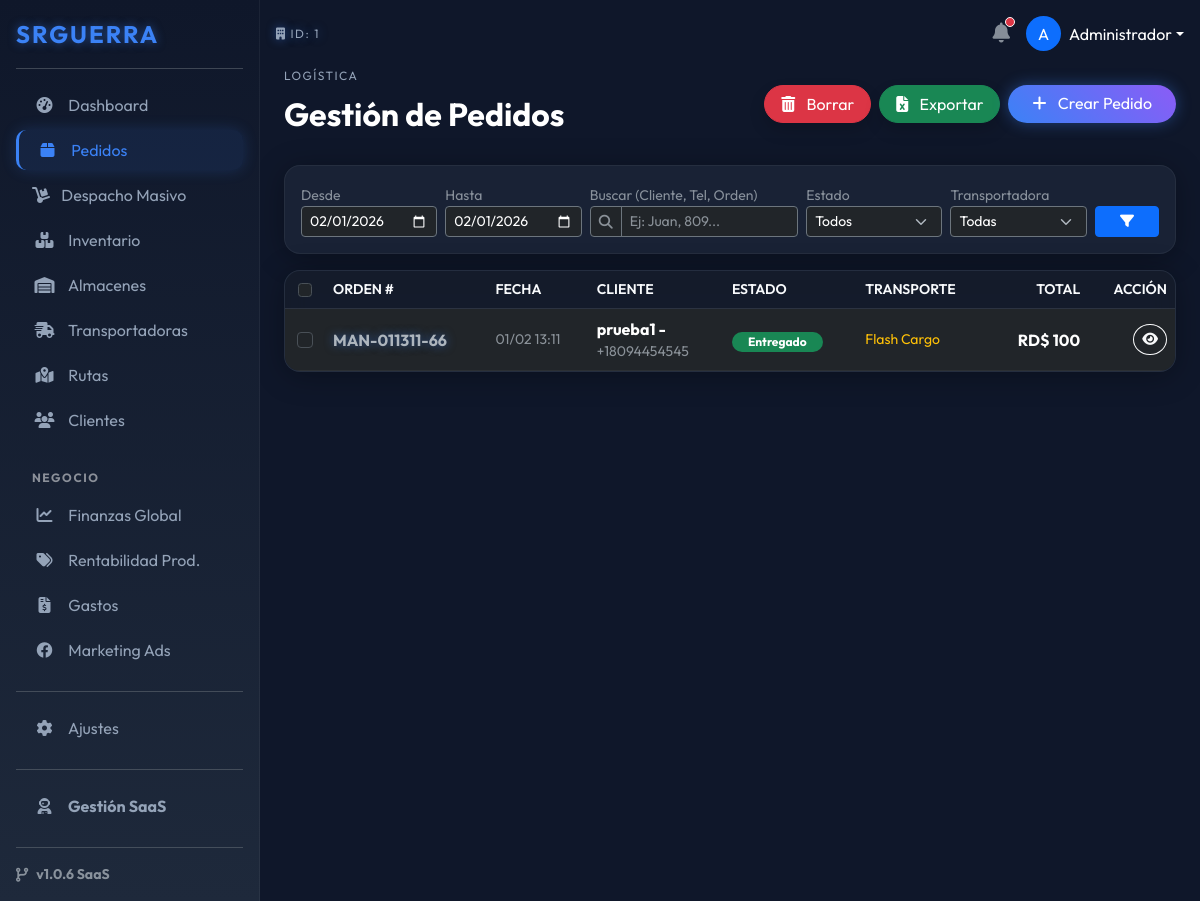
/index.php?ruta=pedidos&f_ini=2026-02-01&f_fin=2026-02-01 (signed in), run on the app's committed database.
### tables this page shows
CREATE TABLE `pedidos` (
  `id` int(11) NOT NULL,
  `empresa_id` int(11) NOT NULL,
  `cliente_id` int(11) NOT NULL,
  `transportadora_id` int(11) DEFAULT NULL,
  `almacen_id` int(11) DEFAULT NULL,
  `shopify_order_id` bigint(20) DEFAULT NULL,
  `origen` varchar(50) DEFAULT 'Manual',
  `numero_orden` varchar(50) NOT NULL,
  `estado_interno` enum('Nuevo','Confirmado','En Ruta','Entregado','Devuelto','Cancelado') DEFAULT 'Nuevo',
  `total_venta` decimal(10,2) NOT NULL,
  `costo_envio_real` decimal(10,2) DEFAULT 0.00,
  `costo_empaque_real` decimal(10,2) DEFAULT 0.00,
  `notas_internas` text DEFAULT NULL,
  `motivo_rechazo` text DEFAULT NULL,
  `guia_transporte` varchar(100) DEFAULT NULL,
  `fecha_creacion` datetime DEFAULT current_timestamp(),
  `fecha_entrega` datetime DEFAULT NULL,
  `fecha_actualizacion` datetime DEFAULT NULL
);

CREATE TABLE `clientes` (
  `id` int(11) NOT NULL,
  `empresa_id` int(11) NOT NULL,
  `nombre` varchar(150) NOT NULL,
  `telefono` varchar(50) NOT NULL,
  `email` varchar(150) DEFAULT NULL,
  `provincia` varchar(100) DEFAULT NULL,
  `ciudad` varchar(100) DEFAULT NULL,
  `direccion` text DEFAULT NULL,
  `shopify_customer_id` bigint(20) DEFAULT NULL
);

CREATE TABLE `transportadoras` (
  `id` int(11) NOT NULL,
  `empresa_id` int(11) NOT NULL,
  `nombre` varchar(100) NOT NULL,
  `codigo_acceso` varchar(50) DEFAULT NULL,
  `pin_acceso` varchar(255) DEFAULT NULL,
  `costo_envio_fijo` decimal(10,2) DEFAULT 0.00,
  `activo` tinyint(1) DEFAULT 1
);

### modules/pedidos/index.php (the view, shortened to what this page needs)
<?php
$empresa_id = $_SESSION['empresa_id'];
$fecha_inicio = isset($_GET['f_ini']) ? $_GET['f_ini'] : date('Y-m-01');
$fecha_fin    = isset($_GET['f_fin']) ? $_GET['f_fin'] : date('Y-m-t');
$busqueda      = isset($_GET['q']) ? trim($_GET['q']) : '';
$sql_f_ini = $fecha_inicio . " 00:00:00";
$sql_f_fin = $fecha_fin . " 23:59:59";
$pagina = isset($_GET['p']) ? (int)$_GET['p'] : 1;
$limite = 50;
$inicio = ($pagina - 1) * $limite;
$sql = "SELECT SQL_CALC_FOUND_ROWS p.*,
               c.nombre as cliente_nombre,
               c.telefono as cliente_telefono,
               t.nombre as transporte_nombre,
               a.nombre as almacen_nombre
        FROM pedidos p
        LEFT JOIN clientes c ON p.cliente_id = c.id
        LEFT JOIN transportadoras t ON p.transportadora_id = t.id
        LEFT JOIN almacenes a ON p.almacen_id = a.id
        WHERE p.empresa_id = ?
        AND p.fecha_creacion BETWEEN ? AND ?";
$params = [$empresa_id, $sql_f_ini, $sql_f_fin];
$sql .= " ORDER BY p.fecha_creacion DESC LIMIT $inicio, $limite";
$stmt = $pdo->prepare($sql);
$stmt->execute($params);
$pedidos = $stmt->fetchAll();
?>
<div class="d-flex justify-content-between align-items-center mb-4">
    <div>
        <span class="h-label">LOGÍSTICA</span>
        <h2 class="fw-bold text-white">Gestión de Pedidos</h2>
    </div>
    <div class="d-flex gap-2">
        <button type="button" onclick="submitAccion('eliminar')" class="btn btn-danger rounded-pill px-3 shadow">
            <i class="fas fa-trash-alt me-2"></i> Borrar
        </button>
        <button type="button" onclick="submitAccion('exportar')" class="btn btn-success rounded-pill px-3 shadow">
            <i class="fas fa-file-excel me-2"></i> Exportar
        </button>
        <a href="index.php?ruta=pedidos/nuevo" class="btn btn-primary rounded-pill px-4 btn-glow">
            <i class="fas fa-plus me-2"></i> Crear Pedido
        </a>
    </div>
</div>
<div class="card-glass p-3 mb-3">
    <form action="index.php" method="GET" class="row g-2 align-items-end">
        <div class="col-md-2">
            <label class="small text-muted">Desde</label>
            <input type="date" name="f_ini" value="<?php echo $fecha_inicio; ?>" class="form-control form-control-sm bg-dark text-white border-secondary">
        </div>
        <div class="col-md-2">
            <label class="small text-muted">Hasta</label>
            <input type="date" name="f_fin" value="<?php echo $fecha_fin; ?>" class="form-control form-control-sm bg-dark text-white border-secondary">
        </div>
        <div class="col-md-3">
            <label class="small text-muted">Buscar (Cliente, Tel, Orden)</label>
            <div class="input-group input-group-sm">
                <span class="input-group-text bg-dark border-secondary text-muted"><i class="fas fa-search"></i></span>
                <input type="text" name="q" value="<?php echo $busqueda; ?>" class="form-control bg-dark text-white border-secondary" placeholder="Ej: Juan, 809...">
            </div>
        </div>
        <div class="col-md-2">
            <label class="small text-muted">Estado</label>
            <select name="estado" class="form-select form-select-sm bg-dark text-white border-secondary">
                <option value="">Todos</option>
            </select>
        </div>
        <div class="col-md-2">
            <label class="small text-muted">Transportadora</label>
            <select name="transporte" class="form-select form-select-sm bg-dark text-white border-secondary">
                <option value="0">Todas</option>
            </select>
        </div>
        <div class="col-md-1">
            <button class="btn btn-sm btn-primary w-100"><i class="fas fa-filter"></i></button>
        </div>
    </form>
</div>
<form id="formMaestro" method="POST">
    <div class="card-glass p-0 overflow-hidden">
        <div class="table-responsive">
            <table class="table table-dark-custom align-middle mb-0">
                <thead>
                    <tr class="text-uppercase small text-muted">
                        <th style="width: 40px;" class="text-center">
                            <input type="checkbox" class="form-check-input" id="checkAll" onclick="toggleAll(this)">
                        </th>
                        <th>Orden #</th>
                        <th>Fecha</th>
                        <th>Cliente</th>
                        <th>Estado</th>
                        <th>Transporte</th>
                        <th class="text-end">Total</th>
                        <th class="text-end">Acción</th>
                    </tr>
                </thead>
                <tbody>
                    <?php if(count($pedidos) > 0): ?>
                        <?php foreach($pedidos as $p): ?>
                            <tr class="group-hover">
                                <td class="text-center">
                                    <input type="checkbox" name="pedidos[]" value="<?php echo $p['id']; ?>" class="form-check-input check-item">
                                </td>
                                <td class="fw-bold text-neon"><?php echo $p['numero_orden']; ?></td>
                                <td class="small text-muted">
                                    <?php echo date('d/m H:i', strtotime($p['fecha_creacion'])); ?>
                                </td>
                                <td>
                                    <div class="fw-bold text-white"><?php echo $p['cliente_nombre']; ?></div>
                                    <div class="small text-muted"><?php echo $p['cliente_telefono']; ?></div>
                                </td>
                                <td>
                                    <?php
                                        $badge = 'bg-secondary';
                                        if($p['estado_interno'] == 'Entregado') $badge = 'bg-success';
                                    ?>
                                    <span class="badge rounded-pill <?php echo $badge; ?> px-3">
                                        <?php echo $p['estado_interno']; ?>
                                    </span>
                                </td>
                                <td class="small text-warning">
                                    <?php echo $p['transporte_nombre'] ?: '-'; ?>
                                </td>
                                <td class="text-end fw-bold text-white">
                                    RD$ <?php echo number_format($p['total_venta'], 0); ?>
                                </td>
                                <td class="text-end">
                                    <a href="index.php?ruta=pedidos/ver&id=<?php echo $p['id']; ?>" class="btn btn-sm btn-outline-light rounded-circle">
                                        <i class="fas fa-eye"></i>
                                    </a>
                                </td>
                            </tr>
                        <?php endforeach; ?>
                    <?php endif; ?>
                </tbody>
            </table>
        </div>
    </div>
</form>

### assets/css/futuristic.css (style rules this page uses)
:root { --bg-dark: #0f172a; --bg-card: #1e293b; --primary-neon: #3b82f6; --accent-neon: #8b5cf6; --text-main: #f8fafc; --text-muted: #94a3b8; --success-glow: rgba(34, 197, 94, 0.2); --danger-glow: rgba(239, 68, 68, 0.2); }
body { background-color: var(--bg-dark); color: var(--text-main); font-family: 'Outfit', sans-serif; }
.card-glass { background: rgba(30, 41, 59, 0.7); backdrop-filter: blur(10px); -webkit-backdrop-filter: blur(10px); border: 1px solid rgba(255, 255, 255, 0.05); border-radius: 16px; box-shadow: 0 4px 30px rgba(0, 0, 0, 0.3); transition: transform 0.2s; }
.text-neon { color: var(--primary-neon); text-shadow: 0 0 10px rgba(59, 130, 246, 0.5); }
.h-label { font-size: 0.75rem; text-transform: uppercase; letter-spacing: 1.5px; color: var(--text-muted); margin-bottom: 10px; display: block; }
.table-dark-custom { background: transparent; color: var(--text-muted); }
.table-dark-custom th { background: rgba(0,0,0,0.2); color: var(--text-main); border-bottom: 1px solid rgba(255,255,255,0.1); font-weight: 600; }
.table-dark-custom td { border-bottom: 1px solid rgba(255,255,255,0.05); vertical-align: middle; }
.btn-glow { background: linear-gradient(45deg, var(--primary-neon), var(--accent-neon)); border: none; color: white; box-shadow: 0 0 15px rgba(59, 130, 246, 0.4); }

### data on the page
pedidos: numero_orden "MAN-011311-66", fecha_creacion "01/02 13:11", cliente.nombre "prueba1 -", cliente.telefono "+18094454545", estado_interno "Entregado", transportadora.nombre "Flash Cargo", total_venta "100"

### other printed values
$_SESSION['empresa_id'] "1"
substr($_SESSION['usuario_nombre'], 0, 1) "A"
explode(' ', $_SESSION['usuario_nombre'])[0] "Administrador"
